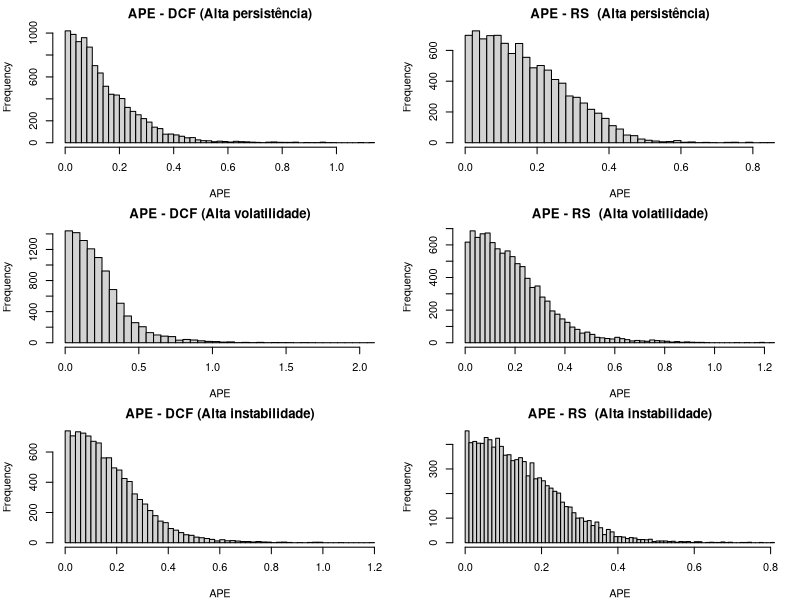
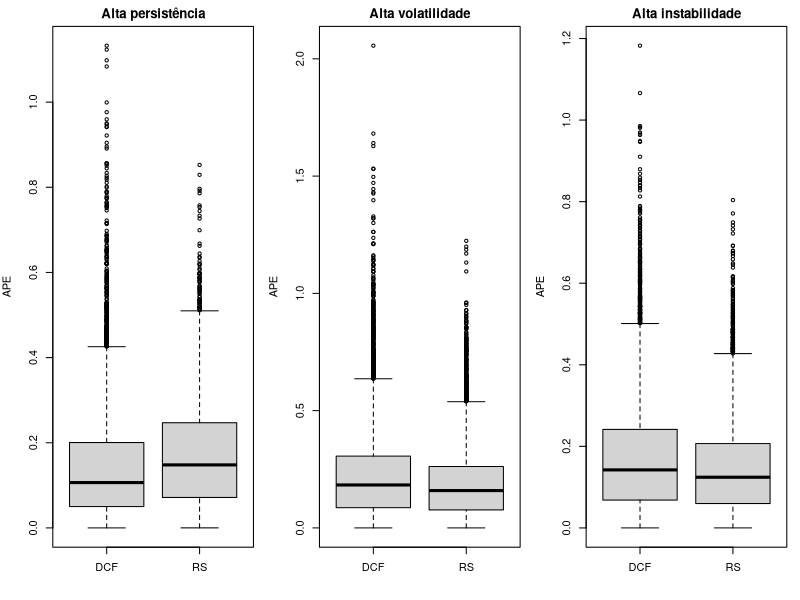
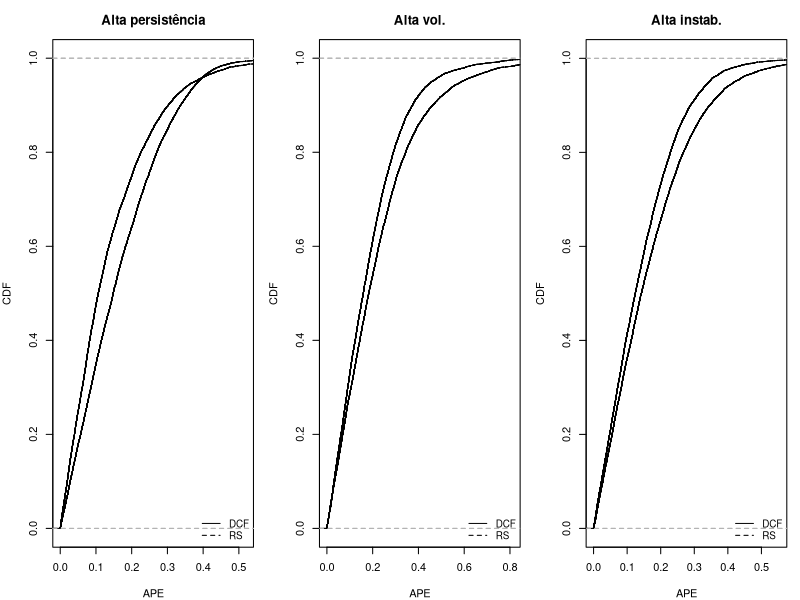

Write R code to recreate these figures, in order.
## ================================
## Monte Carlo Valuation Experiment
## + CSV export + PDF figures
## + Table 1 (scenarios) + Table 2 (last5 vs all)
## ================================
set.seed(42)

## ---------- Helpers ----------
simulate_path <- function(Tt, mu, sigma, P, F0 = 100, S0 = 1) {
  S <- integer(Tt)
  F <- numeric(Tt)
  S[1] <- S0
  F[1] <- F0
  for (t in 2:Tt) {
    S[t] <- sample.int(3, 1, prob = P[S[t-1], ])
    g    <- mu[S[t]] + rnorm(1, 0, sigma)
    F[t] <- F[t-1] * (1 + g)
  }
  list(F = F, S = S)
}

# PV dos próximos H fluxos (sem perpetuidade) -> estável
value_finite_from_T <- function(F_T, g_hat, r_hat, H = 5) {
  F_proj <- F_T * cumprod(rep(1 + g_hat, H))
  disc   <- cumprod(rep(1 + r_hat, H))
  sum(F_proj / disc)
}

run_experiment <- function(
    scenario_name,
    T_obs = 20, H = 5,
    mu = c(-0.05, 0.05, 0.15),
    sigma = 0.05,
    rS = c(0.12, 0.10, 0.08),
    P = matrix(c(0.6,0.3,0.1, 0.2,0.6,0.2, 0.1,0.3,0.6), 3,3, byrow=TRUE),
    n_sim = 10000L,
    use_last5 = TRUE,
    r_hat = 0.10,
    B_boot = 2000L
) {
  Tt <- T_obs + H
  
  bias_dcf <- numeric(n_sim)
  bias_rs  <- numeric(n_sim)
  ape_dcf  <- numeric(n_sim)
  ape_rs   <- numeric(n_sim)
  Vtrue_store <- numeric(n_sim)
  
  for (s in 1:n_sim) {
    sim <- simulate_path(Tt, mu, sigma, P)
    F <- sim$F
    S <- sim$S
    
    F_obs <- F[1:T_obs]
    S_obs <- S[1:T_obs]
    F_T   <- F_obs[T_obs]
    
    # TRUE value at T_obs = PV dos próximos H fluxos realizados (sem perpetuidade)
    V_true_T <- 0
    disc <- 1
    for (h in 1:H) {
      disc <- disc * (1 + rS[S[T_obs + h]])
      V_true_T <- V_true_T + F[T_obs + h] / disc
    }
    Vtrue_store[s] <- V_true_T
    
    # DCF: média de crescimento (últimos 5 OU toda amostra observada)
    g_all <- diff(F_obs) / F_obs[-T_obs]
    if (use_last5) {
      g_last5 <- diff(F_obs[(T_obs - 5):T_obs]) / F_obs[(T_obs - 5):(T_obs - 1)]
      g_hat_dcf <- mean(g_last5)
    } else {
      g_hat_dcf <- mean(g_all)
    }
    V_dcf <- value_finite_from_T(F_T, g_hat_dcf, r_hat, H)
    
    # RS (toy): média dos mu dos estados observados (proxy simples)
    g_hat_rs <- mean(mu[S_obs])
    V_rs <- value_finite_from_T(F_T, g_hat_rs, r_hat, H)
    
    bias_dcf[s] <- V_dcf - V_true_T
    bias_rs[s]  <- V_rs  - V_true_T
    
    ape_dcf[s] <- abs(bias_dcf[s]) / abs(V_true_T)
    ape_rs[s]  <- abs(bias_rs[s])  / abs(V_true_T)
  }
  
  # Métricas
  bias_dcf_mean <- mean(bias_dcf)
  bias_rs_mean  <- mean(bias_rs)
  
  mae_dcf  <- mean(abs(bias_dcf))
  mae_rs   <- mean(abs(bias_rs))
  
  rmse_dcf <- sqrt(mean(bias_dcf^2))
  rmse_rs  <- sqrt(mean(bias_rs^2))
  
  mape_dcf <- mean(ape_dcf)
  mape_rs  <- mean(ape_rs)
  
  p10_dcf <- mean(ape_dcf > 0.10)
  p10_rs  <- mean(ape_rs  > 0.10)
  
  mae_red  <- 100 * (mae_dcf  - mae_rs)  / mae_dcf
  rmse_red <- 100 * (rmse_dcf - rmse_rs) / rmse_dcf
  mape_red <- 100 * (mape_dcf - mape_rs) / mape_dcf
  
  # Teste pareado na perda quadrática
  tt <- t.test(bias_dcf^2, bias_rs^2, paired = TRUE, alternative = "greater")
  
  # Bootstrap IC das reduções (%)
  set.seed(123)
  n <- n_sim
  rmse_red_boot <- numeric(B_boot)
  mae_red_boot  <- numeric(B_boot)
  mape_red_boot <- numeric(B_boot)
  
  for (b in 1:B_boot) {
    idx <- sample.int(n, size = n, replace = TRUE)
    
    rmse_d <- sqrt(mean(bias_dcf[idx]^2))
    rmse_r <- sqrt(mean(bias_rs[idx]^2))
    rmse_red_boot[b] <- 100 * (rmse_d - rmse_r) / rmse_d
    
    mae_d  <- mean(abs(bias_dcf[idx]))
    mae_r  <- mean(abs(bias_rs[idx]))
    mae_red_boot[b]  <- 100 * (mae_d - mae_r) / mae_d
    
    mape_d <- mean(ape_dcf[idx])
    mape_r <- mean(ape_rs[idx])
    mape_red_boot[b] <- 100 * (mape_d - mape_r) / mape_d
  }
  
  rmse_ci <- quantile(rmse_red_boot, c(0.025, 0.975))
  mae_ci  <- quantile(mae_red_boot,  c(0.025, 0.975))
  mape_ci <- quantile(mape_red_boot, c(0.025, 0.975))
  
  Vtrue_mean <- mean(abs(Vtrue_store))
  
  list(
    scenario = scenario_name,
    use_last5 = use_last5,
    # métricas
    bias_dcf = bias_dcf_mean, bias_rs = bias_rs_mean,
    mae_dcf = mae_dcf, mae_rs = mae_rs,
    rmse_dcf = rmse_dcf, rmse_rs = rmse_rs,
    mape_dcf = mape_dcf, mape_rs = mape_rs,
    p10_dcf = p10_dcf, p10_rs = p10_rs,
    mae_red = mae_red, rmse_red = rmse_red, mape_red = mape_red,
    rmse_ci_l = as.numeric(rmse_ci[1]), rmse_ci_u = as.numeric(rmse_ci[2]),
    mae_ci_l  = as.numeric(mae_ci[1]),  mae_ci_u  = as.numeric(mae_ci[2]),
    mape_ci_l = as.numeric(mape_ci[1]), mape_ci_u = as.numeric(mape_ci[2]),
    Vtrue_mean = Vtrue_mean,
    # vetores para gráficos
    bias_dcf_vec = bias_dcf, bias_rs_vec = bias_rs,
    ape_dcf_vec = ape_dcf, ape_rs_vec = ape_rs,
    # teste
    t_stat = unname(tt$statistic), p_value = tt$p.value
  )
}

to_row <- function(x) {
  data.frame(
    scenario = x$scenario,
    use_last5 = x$use_last5,
    Vtrue_mean = x$Vtrue_mean,
    bias_dcf = x$bias_dcf, bias_rs = x$bias_rs,
    mae_dcf = x$mae_dcf, mae_rs = x$mae_rs, mae_red = x$mae_red,
    rmse_dcf = x$rmse_dcf, rmse_rs = x$rmse_rs, rmse_red = x$rmse_red,
    mape_dcf = x$mape_dcf, mape_rs = x$mape_rs, mape_red = x$mape_red,
    p10_dcf = x$p10_dcf, p10_rs = x$p10_rs,
    rmse_ci_l = x$rmse_ci_l, rmse_ci_u = x$rmse_ci_u,
    mae_ci_l  = x$mae_ci_l,  mae_ci_u  = x$mae_ci_u,
    mape_ci_l = x$mape_ci_l, mape_ci_u = x$mape_ci_u,
    t_stat = x$t_stat, p_value = x$p_value,
    stringsAsFactors = FALSE
  )
}

## ---------- Scenarios ----------
P_persistent <- matrix(c(
  0.90, 0.08, 0.02,
  0.05, 0.90, 0.05,
  0.02, 0.08, 0.90
), 3,3, byrow=TRUE)

P_base <- matrix(c(
  0.6,0.3,0.1,
  0.2,0.6,0.2,
  0.1,0.3,0.6
), 3,3, byrow=TRUE)

P_switchy <- matrix(c(
  0.45, 0.35, 0.20,
  0.25, 0.45, 0.30,
  0.20, 0.35, 0.45
), 3,3, byrow=TRUE)

## ---------- Run experiments (Table 1: 3 scenarios, last5) ----------
res1 <- run_experiment("Alta persistência", P = P_persistent, sigma = 0.05, use_last5 = TRUE)
res2 <- run_experiment("Alta volatilidade", P = P_base,       sigma = 0.10, use_last5 = TRUE)
res3 <- run_experiment("Alta instabilidade (switching)", P = P_switchy, sigma = 0.05, use_last5 = TRUE)

table1_df <- rbind(to_row(res1), to_row(res2), to_row(res3))

## ---------- Table 2: last5 vs all (choose one scenario, e.g., high volatility) ----------
res2_all <- run_experiment("Alta volatilidade", P = P_base, sigma = 0.10, use_last5 = FALSE)
table2_df <- rbind(to_row(res2), to_row(res2_all))
table2_df$scenario <- paste0(table2_df$scenario, ifelse(table2_df$use_last5, " (últimos 5)", " (amostra toda)"))

## ---------- EXPORT results_df to CSV ----------
results_df <- rbind(table1_df, table2_df)
write.csv(results_df, file = "results_df.csv", row.names = FALSE)

# Also export Table 1 and Table 2 separately (optional but convenient)
write.csv(table1_df, file = "table1_scenarios.csv", row.names = FALSE)
write.csv(table2_df, file = "table2_last5_vs_all.csv", row.names = FALSE)

cat("Saved: results_df.csv, table1_scenarios.csv, table2_last5_vs_all.csv\n")

## ---------- EXPORT GRAPHS to PDF ----------
# 1) Histograms of APE for each scenario (DCF vs RS)
pdf("Figure_APE_Histogram1.pdf", width = 11, height = 7)
par(mfrow=c(3,2), mar=c(4,4,2,1))

hist(res1$ape_dcf_vec, breaks=60, main="APE - DCF (Alta persistência)", xlab="APE")
hist(res1$ape_rs_vec,  breaks=60, main="APE - RS  (Alta persistência)", xlab="APE")

hist(res2$ape_dcf_vec, breaks=60, main="APE - DCF (Alta volatilidade)", xlab="APE")
hist(res2$ape_rs_vec,  breaks=60, main="APE - RS  (Alta volatilidade)", xlab="APE")

hist(res3$ape_dcf_vec, breaks=60, main="APE - DCF (Alta instabilidade)", xlab="APE")
hist(res3$ape_rs_vec,  breaks=60, main="APE - RS  (Alta instabilidade)", xlab="APE")

par(mfrow=c(1,1))
dev.off()

# 2) Boxplot comparing APE across methods for each scenario
pdf("Figure_APE_Boxplots11.pdf", width = 11, height = 4)
par(mfrow=c(1,3), mar=c(4,4,2,1))

boxplot(res1$ape_dcf_vec, res1$ape_rs_vec, names=c("DCF","RS"),
        main="Alta persistência", ylab="APE")
boxplot(res2$ape_dcf_vec, res2$ape_rs_vec, names=c("DCF","RS"),
        main="Alta volatilidade", ylab="APE")
boxplot(res3$ape_dcf_vec, res3$ape_rs_vec, names=c("DCF","RS"),
        main="Alta instabilidade", ylab="APE")

par(mfrow=c(1,1))
dev.off()

cat("Saved: Figure_APE_Histograms1.pdf, Figure_APE_Boxplots11.pdf\n")

## ---------- Generate LaTeX Table 1 and Table 2 ----------
fmt <- function(x, d=4) sprintf(paste0("%.", d, "f"), x)
fmt2 <- function(x) sprintf("%.2f", x)

make_table1_latex <- function(df, caption="Tabela 1 -- Resultados Monte Carlo por cenário", label="tab:mc_scenarios") {
  # Keep only last5 rows expected
  df <- df[df$use_last5 == TRUE, ]
  df <- df[, c("scenario","Vtrue_mean","rmse_dcf","rmse_rs","rmse_red","mape_dcf","mape_rs","mape_red","p10_dcf","p10_rs",
               "rmse_ci_l","rmse_ci_u","mape_ci_l","mape_ci_u")]
  out <- c()
  out <- c(out, "\\begin{table}[htbp]")
  out <- c(out, "\\centering")
  out <- c(out, "\\small")
  out <- c(out, "\\begin{threeparttable}")
  out <- c(out, sprintf("\\caption{%s}", caption))
  out <- c(out, sprintf("\\label{%s}", label))
  out <- c(out, "\\begin{tabular}{lrrrrrrrr}")
  out <- c(out, "\\toprule")
  out <- c(out, "Cenário & $\\overline{|V^{true}|}$ & RMSE(DCF) & RMSE(RS) & $\\Delta$RMSE(\\%) & MAPE(DCF) & MAPE(RS) & $\\Delta$MAPE(\\%) & P(APE$>$10\\%) \\\\")
  out <- c(out, "\\midrule")
  
  for (i in 1:nrow(df)) {
    p10_pair <- paste0(fmt2(100*df$p10_dcf[i]), "/", fmt2(100*df$p10_rs[i]))  # DCF/RS in %
    line <- paste0(
      df$scenario[i], " & ",
      fmt(df$Vtrue_mean[i],2), " & ",
      fmt(df$rmse_dcf[i],2), " & ",
      fmt(df$rmse_rs[i],2), " & ",
      fmt2(df$rmse_red[i]), " & ",
      fmt(df$mape_dcf[i],4), " & ",
      fmt(df$mape_rs[i],4), " & ",
      fmt2(df$mape_red[i]), " & ",
      p10_pair, " \\\\"
    )
    out <- c(out, line)
  }
  
  out <- c(out, "\\bottomrule")
  out <- c(out, "\\end{tabular}")
  out <- c(out, "\\begin{tablenotes}")
  out <- c(out, "\\footnotesize")
  out <- c(out, "\\raggedright")
  out <- c(out, "\\item \\textit{Nota:} $\\Delta$RMSE e $\\Delta$MAPE representam redu\\c{c}\\~oes percentuais do m\\'etodo RS em rela\\c{c}\\~ao ao DCF. A coluna P(APE$>$10\\%) reporta DCF/RS (em \\%).")
  out <- c(out, "\\end{tablenotes}")
  out <- c(out, "\\end{threeparttable}")
  out <- c(out, "\\end{table}")
  paste(out, collapse="\n")
}

make_table2_latex <- function(df, caption="Tabela 2 -- Sensibilidade: janela curta vs amostra toda (cenário: alta volatilidade)", label="tab:mc_last5_vs_all") {
  df <- df[, c("scenario","rmse_dcf","rmse_rs","rmse_red","mape_dcf","mape_rs","mape_red","p10_dcf","p10_rs")]
  out <- c()
  out <- c(out, "\\begin{table}[htbp]")
  out <- c(out, "\\centering")
  out <- c(out, "\\small")
  out <- c(out, "\\begin{threeparttable}")
  out <- c(out, sprintf("\\caption{%s}", caption))
  out <- c(out, sprintf("\\label{%s}", label))
  out <- c(out, "\\begin{tabular}{lrrrrrrr}")
  out <- c(out, "\\toprule")
  out <- c(out, "Especifica\\c{c}\\~ao & RMSE(DCF) & RMSE(RS) & $\\Delta$RMSE(\\%) & MAPE(DCF) & MAPE(RS) & $\\Delta$MAPE(\\%) & P(APE$>$10\\%) \\\\")
  out <- c(out, "\\midrule")
  
  for (i in 1:nrow(df)) {
    p10_pair <- paste0(fmt2(100*df$p10_dcf[i]), "/", fmt2(100*df$p10_rs[i]))
    line <- paste0(
      df$scenario[i], " & ",
      fmt(df$rmse_dcf[i],2), " & ",
      fmt(df$rmse_rs[i],2), " & ",
      fmt2(df$rmse_red[i]), " & ",
      fmt(df$mape_dcf[i],4), " & ",
      fmt(df$mape_rs[i],4), " & ",
      fmt2(df$mape_red[i]), " & ",
      p10_pair, " \\\\"
    )
    out <- c(out, line)
  }
  
  out <- c(out, "\\bottomrule")
  out <- c(out, "\\end{tabular}")
  out <- c(out, "\\begin{tablenotes}")
  out <- c(out, "\\footnotesize")
  out <- c(out, "\\raggedright")
  out <- c(out, "\\item \\textit{Nota:} Compara estima\\c{c}\\~ao do crescimento por (i) \\`ultimos 5 per\\'iodos e (ii) toda a amostra observada. P(APE$>$10\\%) reporta DCF/RS (em \\%).")
  out <- c(out, "\\end{tablenotes}")
  out <- c(out, "\\end{threeparttable}")
  out <- c(out, "\\end{table}")
  paste(out, collapse="\n")
}

table1_tex <- make_table1_latex(table1_df)
table2_tex <- make_table2_latex(table2_df)

writeLines(table1_tex, con = "Table1_Scenarios.tex")
writeLines(table2_tex, con = "Table2_Last5_vs_All.tex")

cat("Saved: Table1_Scenarios.tex, Table2_Last5_vs_All.tex\n")

## ---------- Print LaTeX to console (optional) ----------
cat("\n\n===== TABLE 1 (LaTeX) =====\n\n")
cat(table1_tex)
cat("\n\n===== TABLE 2 (LaTeX) =====\n\n")
cat(table2_tex)




## ---------- Figura 2: CDF do APE com 3 painéis (1 PDF) ----------
pdf("figure2_cdf_3panels.pdf", width = 10, height = 4)

par(mfrow = c(1, 3), mar = c(4, 4, 3, 1))  # 1 linha, 3 colunas

plot_cdf_panel <- function(res, main_suffix) {
  ape_dcf <- res$ape_dcf_vec
  ape_rs  <- res$ape_rs_vec
  
  F_dcf <- ecdf(ape_dcf)
  F_rs  <- ecdf(ape_rs)
  
  xmax <- as.numeric(quantile(c(ape_dcf, ape_rs), 0.99, na.rm = TRUE))
  
  plot(F_dcf, verticals = TRUE, do.points = FALSE,
       xlim = c(0, xmax),
       main = main_suffix,
       xlab = "APE",
       ylab = "CDF")
  
  lines(F_rs, verticals = TRUE, do.points = FALSE, lty = 2)
  legend("bottomright", legend = c("DCF", "RS"), lty = c(1, 2), bty = "n", cex = 0.9)
}

plot_cdf_panel(res1, "Alta persistência")
plot_cdf_panel(res2, "Alta vol.")
plot_cdf_panel(res3, "Alta instab.")

par(mfrow = c(1, 1))
dev.off()

cat("Figura 2 (3 painéis) salva em: figure2_cdf_3panels.pdf\n")
